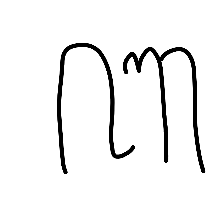
#> input picture Dataset/campuran/ba/ba38.mine.png, 224 x 224 px; its folder holds only this picture in this run
$ jupyter execute --allow-errors KNN-SVM.ipynb
#> lines starting #> are read from the running program, lines starting #| are printed output that depends on the picture; after the words box and inside, x2 and y2 are one past the last pixel; in counts of white or black regions, pixels touching at a corner belong together
[cell 1]
# load data
import glob
import os

# computing
import numpy as np
import pandas as pd

# visualization
import matplotlib.pyplot as plt
import seaborn as sns

# feature extraction
import cv2
from scipy.spatial.distance import cdist
from sklearn.cluster import KMeans
from sklearn.metrics import silhouette_score
from yellowbrick.cluster import KElbowVisualizer # https://realpython.com/k-means-clustering-python/

# modelling
from sklearn.preprocessing import StandardScaler
from sklearn.model_selection import train_test_split
from sklearn.svm import SVC
from sklearn.neighbors import KNeighborsClassifier
from sklearn.model_selection import GridSearchCV

# evalutaion
from sklearn.metrics import classification_report

# load/save model
import pickle

# Load Data

- input: -
- output: `X, y`

[cell 2]
# ukurang gambar 224x224
def import_image(file) :
#> called with file = 'Dataset/campuran/ba/ba38.mine.png'
    image = cv2.imread(file)
#> image is the input picture: shape (224, 224, 3); min 0, max 255, mean 241.8
    return image

def label_image(character, length) :
    array = np.full(length, character)
    return array

def import_data(character, path) :
    file_path = glob.glob(path)
    images = np.array([import_image(file) for file in file_path])
    label = label_image(character, len(file_path))

    return images, label

[cell 3]
hanacaraka = ('ba','ca','da','dha','ga','ha','ja','ka','la','ma','na','nga','nya','pa','ra','sa','ta','tha','wa','ya')

X = np.empty((0, 224, 224, 3), np.uint8)
y = np.empty((0))

#> (the rest of this cell did not finish here and is left out)

#| Ukuran karakter ba : 2

    print("Ukuran karakter", character, ":", temp_X_train.shape[0] + temp_X_test.shape[0])

    X = np.append(X, temp_X_train, axis=0)
    y = np.append(y, temp_y_train, axis=0)
    X = np.append(X, temp_X_test, axis=0)
    y = np.append(y, temp_y_test, axis=0)

[cell 4]
# Ukuran keseluruhan data
print("Ukuran data:", X.shape[0])
#| Ukuran data: 2

[cell 5]
plt.figure(figsize=(10,4))
sns.countplot(x=y)
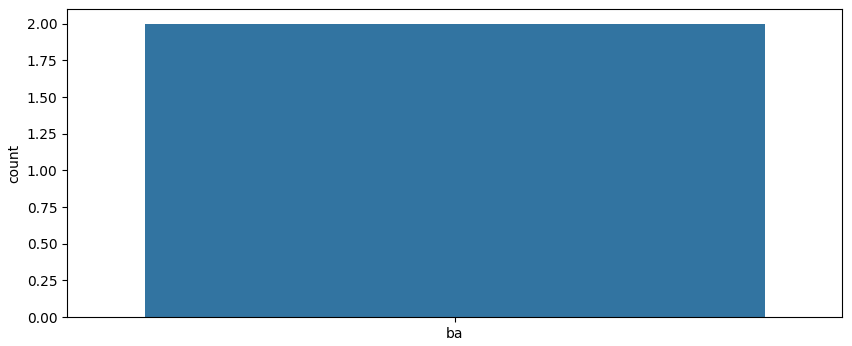
#> figure drawn by matplotlib, 1 panel

[cell 6]
np.random.seed(42)

fig = plt.figure(figsize=(16, 4))
columns = 4
rows = 1
#> (the rest of this cell did not finish here and is left out)

# Preprocessing

- input: `X`
- output: `X_prep`

kind of image preprocessing
- grayscaling (o)
- resizing (x)
- cropping (x)
- binarization (o)
- negative (x)
- skeletonization/thinning (o)
- noise reduction (x)
- sharpening (o)

[cell 7]
def grayscaling(image):
    image = cv2.cvtColor(image, cv2.COLOR_RGB2GRAY)
    return image

def thresholding(image, th):
    ret, image = cv2.threshold(image, th, 255, cv2.THRESH_BINARY)
    return image

def resizing(image, size):
    image = cv2.resize(image, (size, size), interpolation = cv2.INTER_AREA)
    return image

# https://soumyapatilblogs.medium.com/image-filtering-using-opencv-66b67e1bd968
def denoising(image):
    #image = cv2.fastNlMeansDenoisingColored(img, None, 5, 5, 7, 21)
    image = cv2.medianBlur(image, 5)
    return image

def sharpening(image):
    kernel = np.array([[0, -1, 0], [-1, 5,-1], [0, -1, 0]])
    #kernel = np.array([[-1, -1, -1], [-1, 9, -1], [-1, -1, -1]])
    image = cv2.filter2D(src=image, ddepth=-1, kernel=kernel)
    return image

def edge_detecting(image):
    image = grayscaling(image)
    image = cv2.GaussianBlur(image, (3,3), 0)
    image = cv2.Canny(image=image, threshold1=100, threshold2=200)
    return image

def preprocessing(image, size=192, th=127):
    image = resizing(image, size)
    image = grayscaling(image)
    image = thresholding(image, th)
    return image

[cell 8]
X_prep = []

for i in range(X.shape[0]) :
    X_prep.append(preprocessing(X[i], 28, 224))
#> this loop made 2 passes
#> pass 1, in resizing, `image = cv2.resize(image, (size, size), interpolation = cv2.INTER_AREA)`:
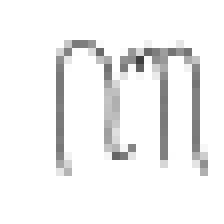
#> image: shape (28, 28, 3) (shown 8 times larger); min 62, max 255, mean 241.8
#> pass 1, in thresholding, `ret, image = cv2.threshold(image, th, 255, cv2.THRESH_BINARY)`:
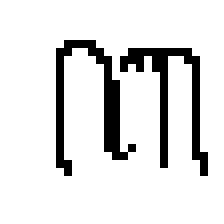
#> image: shape (28, 28) (shown 8 times larger); 87.9% white; black in thin lines or dots, all inside (x1, y1, x2, y2) = (7, 5, 26, 22)
#> after the loop, X_prep = 2 items

X_prep = np.array(X_prep, dtype=np.uint8)

[cell 9]
print("Dimensi data:", X_prep.shape)
#| Dimensi data: (2, 28, 28)
